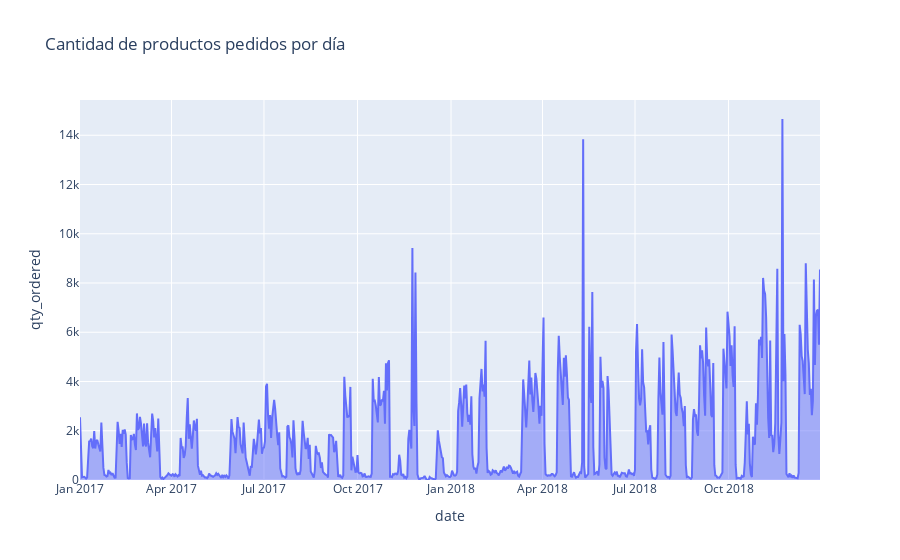

The notebook cell saved with this chart:
### Markdown cell above
Vemos los picos de pedidos en los meses como Noviembre (BlackFriday) y picos en las rebajas tanto de invierno como de verano

### Code cell
fig = px.area(df_temp, x="date", y="qty_ordered", title='Cantidad de productos pedidos por día')
fig.show()

### Figure 1 — Plotly figure (JSON) as saved in the notebook; plotly's stock layout.template omitted (floating-point values rounded to 4 significant figures; data arrays with more than 128 entries replaced by an {"elided": "..."} marker saying what was removed)
{"data": [{"hovertemplate": "date=%{x}<br>qty_ordered=%{y}<extra></extra>", "legendgroup": "", "line": {"color": "#636efa"}, "marker": {"symbol": "circle"}, "mode": "lines", "name": "", "orientation": "v", "showlegend": false, "stackgroup": "1", "type": "scatter", "x": {"elided": "728 str values"}, "xaxis": "x", "y": {"elided": "728 int values"}, "yaxis": "y"}], "layout": {"legend": {"tracegroupgap": 0}, "title": {"text": "Cantidad de productos pedidos por día"}, "xaxis": {"anchor": "y", "domain": [0, 1], "title": {"text": "date"}}, "yaxis": {"anchor": "x", "domain": [0, 1], "title": {"text": "qty_ordered"}}}}
